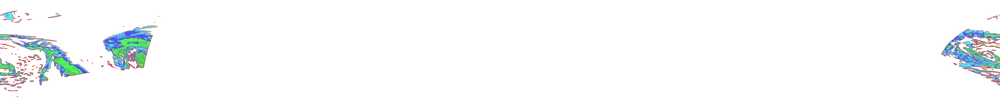
#> input picture images/alaska_hrrr_western.webp, 1000 x 99 px, shrunk from 12170 x 1200 before the run; the run also reads 1 picture not shown here
$ python deep_image_analysis.py
#> lines starting #> are read from the running program, lines starting #| are printed output that depends on the picture; after the words box and inside, x2 and y2 are one past the last pixel; in counts of white or black regions, pixels touching at a corner belong together
#!/usr/bin/env python3
"""
Deep Image Analysis - Understanding HRRR Image Content

This script performs a comprehensive analysis of the HRRR images to understand:
- What percentage of pixels have different alpha values
- What colors are present
- Where the actual reflectivity data is

Usage:
    python3 deep_image_analysis.py
"""

import numpy as np
from PIL import Image
import json

def deep_analyze_image(image_path, label):
    """Comprehensive image analysis."""
#> called with image_path = 'images/alaska_hrrr_western.webp', label = 'Western Image'
    print(f"\n{'='*70}")
    print(f"{label}")
    print(f"{'='*70}")

    img = Image.open(image_path)
#> img is the input picture: PIL image 1000x99 RGBA; mean R, G, B, A 13.2, 10.9, 11.7, 9
    img_array = np.array(img)
    height, width = img_array.shape[:2]
#> height = 99; width = 1000

    print(f"Image: {width} × {height} pixels")
#| Image: 1000 × 99 pixels
    print(f"Mode: {img.mode}")
#| Mode: RGBA

    if img.mode == 'RGBA':
        r, g, b, a = img_array[:,:,0], img_array[:,:,1], img_array[:,:,2], img_array[:,:,3]
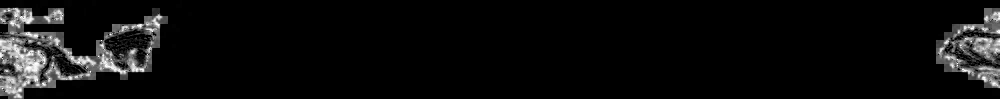
#> r: shape (99, 1000); min 0, max 255, mean 13.2
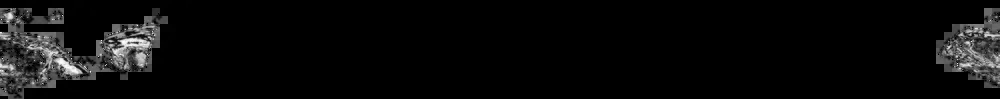
#> g: shape (99, 1000); min 0, max 255, mean 10.9
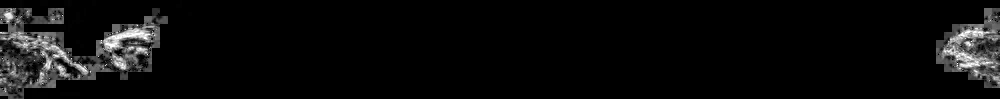
#> b: shape (99, 1000); min 0, max 255, mean 11.7
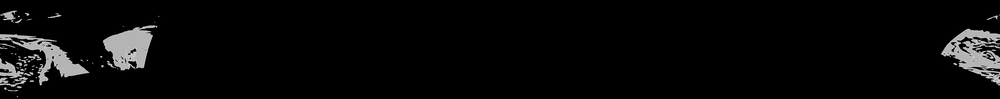
#> a: shape (99, 1000); min 0, max 240, mean 9

        # Alpha channel analysis
        print(f"\n📊 Alpha Channel Distribution:")
        unique_alpha, counts = np.unique(a, return_counts=True)
#> unique_alpha = 229 values from 0 to 240; counts = 229 values, max 91803 at index 0, min 1 at index 221, mean 432.3
        total_pixels = width * height
#> total_pixels = 99000

        for alpha_val, count in zip(unique_alpha[:10], counts[:10]):  # Show first 10
            pct = count / total_pixels * 100
            print(f"  Alpha={alpha_val:3d}: {count:8d} pixels ({pct:5.2f}%)")
#> this loop made 10 passes
#> (count, pct) on passes 1 to 10: (91803, 92.73), (426, 0.43), (274, 0.277), (248, 0.251), (79, 0.0798), (39, 0.0394), (33, 0.0333), (41, 0.0414), (28, 0.0283), (35, 0.0354)
#|   Alpha=  0:    91803 pixels (92.73%)
#|   Alpha=  1:      426 pixels ( 0.43%)
#|   Alpha=  2:      274 pixels ( 0.28%)
#|   Alpha=  3:      248 pixels ( 0.25%)
#|   Alpha=  4:       79 pixels ( 0.08%)
#|   Alpha=  5:       39 pixels ( 0.04%)
#|   Alpha=  6:       33 pixels ( 0.03%)
#|   Alpha=  7:       41 pixels ( 0.04%)
#> (further printed lines are left out)

        if len(unique_alpha) > 10:
            print(f"  ... {len(unique_alpha) - 10} more alpha values")
#> (printed output is left out)

        # Different thresholds
        alpha_0 = np.sum(a == 0)
#> alpha_0 = 91803
        alpha_gt_0 = np.sum(a > 0)
#> alpha_gt_0 = 7197
        alpha_gt_128 = np.sum(a > 128)
#> alpha_gt_128 = 4344
        alpha_255 = np.sum(a == 255)
#> alpha_255 = 0

        print(f"\n  Alpha =   0: {alpha_0:8d} ({alpha_0/total_pixels*100:5.2f}%) - fully transparent")
#|   Alpha =   0:    91803 (92.73%) - fully transparent
        print(f"  Alpha >   0: {alpha_gt_0:8d} ({alpha_gt_0/total_pixels*100:5.2f}%) - any opacity")
#|   Alpha >   0:     7197 ( 7.27%) - any opacity
        print(f"  Alpha > 128: {alpha_gt_128:8d} ({alpha_gt_128/total_pixels*100:5.2f}%) - mostly opaque")
#|   Alpha > 128:     4344 ( 4.39%) - mostly opaque
        print(f"  Alpha = 255: {alpha_255:8d} ({alpha_255/total_pixels*100:5.2f}%) - fully opaque")
#|   Alpha = 255:        0 ( 0.00%) - fully opaque

        # RGB analysis for pixels with alpha > 0
        mask_visible = a > 0
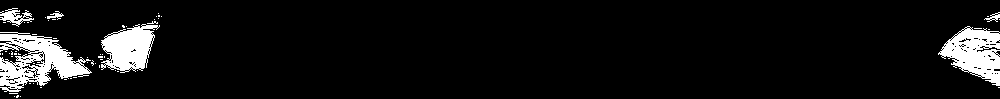
#> mask_visible: shape (99, 1000) bool; 7.3% white; 62 white regions (56 under 20 px), largest, box (x1, y1, x2, y2) and area: (0, 32, 92, 92) 2736, (938, 26, 1000, 86) 2100, (101, 24, 160, 73) 1784, (0, 8, 34, 27) 281, (47, 11, 64, 20) 64, (984, 12, 1000, 22) 63
        print(f"\n🎨 RGB Analysis (for alpha > 0 pixels):")

        if np.any(mask_visible):
            r_visible = r[mask_visible]
#> r_visible = 7197 values, max 255 at index 166, min 0 at index 141, mean 95.19
            g_visible = g[mask_visible]
#> g_visible = 7197 values, max 255 at index 5620, min 0 at index 12, mean 98.55
            b_visible = b[mask_visible]
#> b_visible = 7197 values, max 255 at index 663, min 0 at index 34, mean 107.8

            print(f"  R: min={r_visible.min():3d}, max={r_visible.max():3d}, mean={r_visible.mean():6.2f}")
#|   R: min=  0, max=255, mean= 95.19
            print(f"  G: min={g_visible.min():3d}, max={g_visible.max():3d}, mean={g_visible.mean():6.2f}")
#|   G: min=  0, max=255, mean= 98.55
            print(f"  B: min={b_visible.min():3d}, max={b_visible.max():3d}, mean={b_visible.mean():6.2f}")
#|   B: min=  0, max=255, mean=107.79

            # Find actual colored pixels (not just faint edges)
            has_real_color = (r_visible > 20) | (g_visible > 20) | (b_visible > 20)
            real_color_count = np.sum(has_real_color)
#> real_color_count = 7195
            print(f"\n  Pixels with R/G/B > 20: {real_color_count:8d} ({real_color_count/total_pixels*100:5.2f}%)")
#|   Pixels with R/G/B > 20:     7195 ( 7.27%)

        # Spatial analysis - where is the data?
        print(f"\n📍 Spatial Distribution:")
        rows_with_alpha = np.any(a > 0, axis=1)
        cols_with_alpha = np.any(a > 0, axis=0)

        row_indices = np.where(rows_with_alpha)[0]
#> row_indices = 88 values from 8 to 97
        col_indices = np.where(cols_with_alpha)[0]
#> col_indices = 220 values from 0 to 999

        if len(row_indices) > 0 and len(col_indices) > 0:
            data_top = row_indices[0]
#> data_top = 8
            data_bottom = row_indices[-1]
#> data_bottom = 97
            data_left = col_indices[0]
#> data_left = 0
            data_right = col_indices[-1]
#> data_right = 999

            print(f"  Data extent:")
            print(f"    Rows: {data_top:4d} to {data_bottom:4d} ({data_bottom - data_top + 1:4d} pixels)")
#|     Rows:    8 to   97 (  90 pixels)
            print(f"    Cols: {data_left:4d} to {data_right:4d} ({data_right - data_left + 1:4d} pixels)")
#|     Cols:    0 to  999 (1000 pixels)

            # Sample some rows to see distribution
            print(f"\n  Row-by-row analysis (sample):")
            sample_rows = [data_top, data_top + 100, (data_top + data_bottom)//2, data_bottom - 100, data_bottom]
#> sample_rows = [8, 108, 52, -3, 97]
            for row in sample_rows:
                if 0 <= row < height:
                    row_data = a[row, :]
                    count_visible = np.sum(row_data > 0)
                    count_opaque = np.sum(row_data == 255)
                    print(f"    Row {row:4d}: {count_visible:5d} visible, {count_opaque:5d} opaque")
#> this loop made 5 passes
#> (row, count_visible) on passes 1, 3, 5: (8, 6), (52, 131), (97, 2)
#> row on passes 2, 4: 108, -3
#|     Row    8:     6 visible,     0 opaque
#|     Row   52:   131 visible,     0 opaque
#|     Row   97:     2 visible,     0 opaque

    return {
        'alpha_distribution': dict(zip([int(v) for v in unique_alpha], [int(c) for c in counts])),
        'dimensions': {'width': width, 'height': height},
        'total_pixels': total_pixels,
        'visible_pixels': int(alpha_gt_0) if 'alpha_gt_0' in locals() else 0
    }


def main():
    """Main analysis."""
    print("="*70)
    print("Deep HRRR Image Analysis")
    print("="*70)

    western_stats = deep_analyze_image('images/alaska_hrrr_western.webp', 'Western Image')
#> western_stats = 4 items
    eastern_stats = deep_analyze_image('images/alaska_hrrr_eastern.webp', 'Eastern Image')
#> call 2 of deep_analyze_image, with image_path = 'images/alaska_hrrr_eastern.webp', label = 'Eastern Image'
#| Image: 1000 × 99 pixels
#| Mode: RGBA
#> in deep_analyze_image (call 2), `unique_alpha, counts = np.unique(a, return_counts=True)`: unique_alpha = 231 values from 0 to 241; counts = 231 values, max 91826 at index 0, min 1 at index 217, mean 428.6
#> the loop in deep_analyze_image (call 2), `for alpha_val, count in zip(unique_alpha[:10], counts[:10]):` made 10 passes
#> (count, pct) on passes 1 to 10: (91826, 92.75), (406, 0.41), (268, 0.271), (250, 0.253), (79, 0.0798), (43, 0.0434), (38, 0.0384), (32, 0.0323), (32, 0.0323), (24, 0.0242)
#|   Alpha=  0:    91826 pixels (92.75%)
#|   Alpha=  1:      406 pixels ( 0.41%)
#|   Alpha=  2:      268 pixels ( 0.27%)
#|   Alpha=  3:      250 pixels ( 0.25%)
#|   Alpha=  4:       79 pixels ( 0.08%)
#|   Alpha=  5:       43 pixels ( 0.04%)
#|   Alpha=  6:       38 pixels ( 0.04%)
#|   Alpha=  7:       32 pixels ( 0.03%)
#> (further printed lines are left out)
#> (printed output is left out)
#> in deep_analyze_image (call 2), `alpha_0 = np.sum(a == 0)`: alpha_0 = 91826
#> in deep_analyze_image (call 2), `alpha_gt_0 = np.sum(a > 0)`: alpha_gt_0 = 7174
#> in deep_analyze_image (call 2), `alpha_gt_128 = np.sum(a > 128)`: alpha_gt_128 = 4345
#|   Alpha =   0:    91826 (92.75%) - fully transparent
#|   Alpha >   0:     7174 ( 7.25%) - any opacity
#|   Alpha > 128:     4345 ( 4.39%) - mostly opaque
#|   Alpha = 255:        0 ( 0.00%) - fully opaque
#> in deep_analyze_image (call 2), `mask_visible = a > 0`:
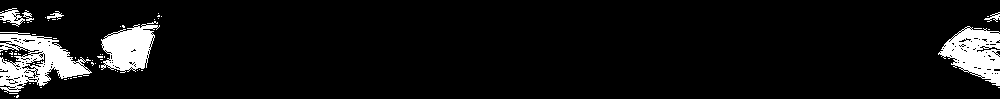
#> mask_visible: shape (99, 1000) bool; 7.2% white; 68 white regions (61 under 20 px), largest, box (x1, y1, x2, y2) and area: (0, 32, 92, 93) 2719, (938, 26, 1000, 86) 2094, (101, 24, 160, 73) 1781
#> in deep_analyze_image (call 2), `r_visible = r[mask_visible]`: r_visible = 7174 values, max 255 at index 145, min 0 at index 138, mean 94.77
#> in deep_analyze_image (call 2), `g_visible = g[mask_visible]`: g_visible = 7174 values, max 255 at index 1868, min 0 at index 54, mean 99.03
#> in deep_analyze_image (call 2), `b_visible = b[mask_visible]`: b_visible = 7174 values, max 255 at index 606, min 0 at index 54, mean 108
#|   R: min=  0, max=255, mean= 94.77
#|   G: min=  0, max=255, mean= 99.03
#|   B: min=  0, max=255, mean=108.04
#> in deep_analyze_image (call 2), `real_color_count = np.sum(has_real_color)`: real_color_count = 7172
#|   Pixels with R/G/B > 20:     7172 ( 7.24%)
#> in deep_analyze_image (call 2), `row_indices = np.where(rows_with_alpha)[0]`: row_indices = 89 values from 8 to 97
#> in deep_analyze_image (call 2), `col_indices = np.where(cols_with_alpha)[0]`: col_indices = 221 values from 0 to 999
#|     Rows:    8 to   97 (  90 pixels)
#|     Cols:    0 to  999 (1000 pixels)
#> the loop in deep_analyze_image (call 2), `for row in sample_rows:` made 5 passes
#> (row, count_visible) on passes 1, 3, 5: (8, 5), (52, 130), (97, 2)
#|     Row    8:     5 visible,     0 opaque
#|     Row   52:   130 visible,     0 opaque
#|     Row   97:     2 visible,     0 opaque
#> eastern_stats = 4 items

    # Save stats
    with open('deep_image_stats.json', 'w') as f:
        json.dump({
            'western': western_stats,
            'eastern': eastern_stats
        }, f, indent=2)

    print(f"\n{'='*70}")
    print("Analysis complete. Stats saved to deep_image_stats.json")
    print(f"{'='*70}\n")


if __name__ == '__main__':
    main()
